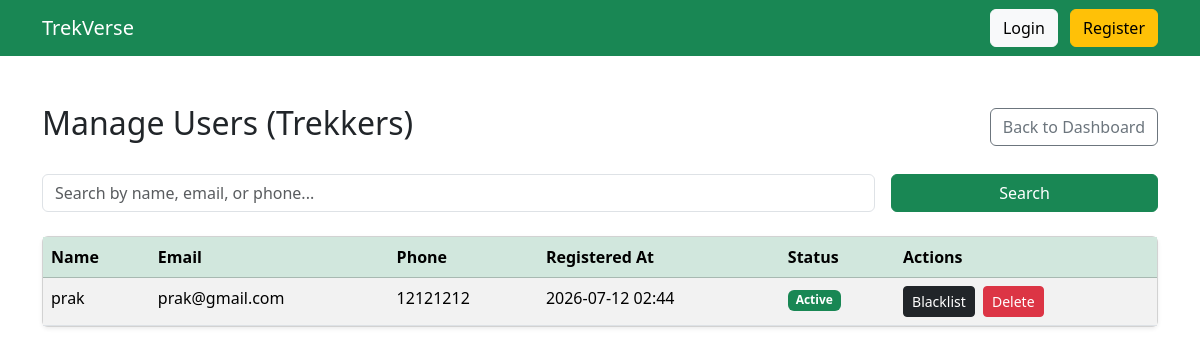
/admin/users (signed in), run on an earlier commit of the app's database.
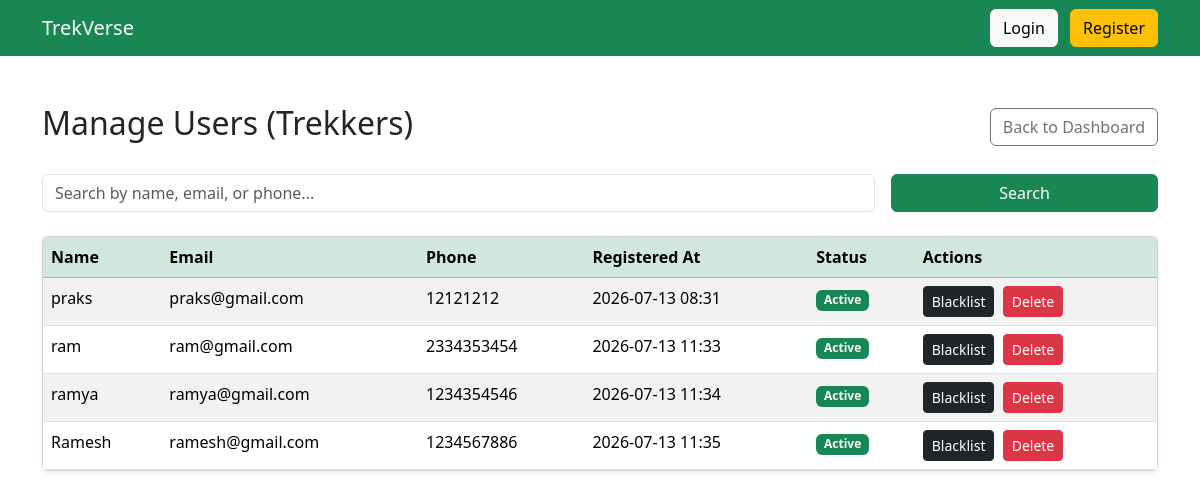
And on a later commit of the database.
### models.py (models this page shows)
class User(db.Model):
    __tablename__ = "users"
    id = db.Column(db.Integer, primary_key=True)
    name = db.Column(db.String(100), nullable=False)
    email = db.Column(db.String(120), unique=True, nullable=False)
    password = db.Column(db.String(255), nullable=False)
    phone = db.Column(db.String(15))
    role = db.Column(db.String(20), nullable=False)
    approved = db.Column(db.Boolean, default=False)
    blacklisted = db.Column(db.Boolean, default=False)
    experience_years = db.Column(db.Integer, default=0)
    skills = db.Column(db.String(255), default="")
    bio = db.Column(db.Text, default="")
    created_at = db.Column(db.DateTime, default=datetime.utcnow)
    managed_treks = db.relationship(
        "Trek",
        backref="staff",
        lazy=True
    )
    bookings = db.relationship(
        "Booking",
        backref="user",
        lazy=True
    )

### routes.py (the view)
    @app.route("/admin/users")
    def admin_users():
        if "user_id" not in session or session["role"] != "admin":
            return "Access Denied"
        q = request.args.get("q", "")
        if q:
            users = User.query.filter(
                User.role == "user",
                (User.name.like(f"%{q}%") | User.email.like(f"%{q}%") | User.phone.like(f"%{q}%"))
            ).all()
        else:
            users = User.query.filter_by(role="user").all()
        return render_template("admin/users.html", users=users, q=q)

### templates/admin/users.html
{% extends "base.html" %}
{% block content %}
<div class="d-flex justify-content-between align-items-center mb-4">
    <h2>Manage Users (Trekkers)</h2>
    <a href="/admin/dashboard" class="btn btn-outline-secondary">Back to Dashboard</a>
</div>
<form method="GET" action="/admin/users" class="row g-3 mb-4">
    <div class="col-md-9">
        <input type="text" name="q" class="form-control" placeholder="Search by name, email, or phone..." value="{{ q or '' }}">
    </div>
    <div class="col-md-3">
        <button type="submit" class="btn btn-success w-100">Search</button>
    </div>
</form>
<div class="card shadow-sm">
    <div class="card-body p-0">
        <table class="table table-striped table-hover mb-0">
            <thead class="table-success">
                <tr>
                    <th>Name</th>
                    <th>Email</th>
                    <th>Phone</th>
                    <th>Registered At</th>
                    <th>Status</th>
                    <th>Actions</th>
                </tr>
            </thead>
            <tbody>
                {% for user in users %}
                <tr>
                    <td>{{ user.name }}</td>
                    <td>{{ user.email }}</td>
                    <td>{{ user.phone or 'N/A' }}</td>
                    <td>{{ user.created_at.strftime('%Y-%m-%d %H:%M') }}</td>
                    <td>
                        {% if user.blacklisted %}
                        <span class="badge bg-danger">Blacklisted</span>
                        {% else %}
                        <span class="badge bg-success">Active</span>
                        {% endif %}
                    </td>
                    <td>
                        <a href="/admin/user/toggle_blacklist/{{ user.id }}?from=users" class="btn btn-sm {% if user.blacklisted %}btn-warning{% else %}btn-dark{% endif %} me-1">
                            {% if user.blacklisted %}Unblacklist{% else %}Blacklist{% endif %}
                        </a>
                        <form action="/admin/user/delete/{{ user.id }}?from=users" method="POST" class="d-inline" onsubmit="return confirm('Are you sure you want to delete this user?');">
                            <button type="submit" class="btn btn-sm btn-danger">Delete</button>
                        </form>
                    </td>
                </tr>
                {% else %}
                <tr>
                    <td colspan="6" class="text-center py-4">No users found.</td>
                </tr>
                {% endfor %}
            </tbody>
        </table>
    </div>
</div>
{% endblock %}

What changed in the data, as far as the page shows it:
changed User: name "prak" → "praks"; email "prak@gmail.com" → "praks@gmail.com"; created_at "2026-07-12 02:44" → "2026-07-13 08:31"
now on this page (row edited): User: name "ram", email "ram@gmail.com", phone "2334353454", created_at "2026-07-13 11:33", blacklisted "Active"
now on this page (row edited): User: name "ramya", email "ramya@gmail.com", phone "1234354546", created_at "2026-07-13 11:34", blacklisted "Active"
added User: name "Ramesh", email "ramesh@gmail.com", phone "1234567886", created_at "2026-07-13 11:35", blacklisted "Active"
